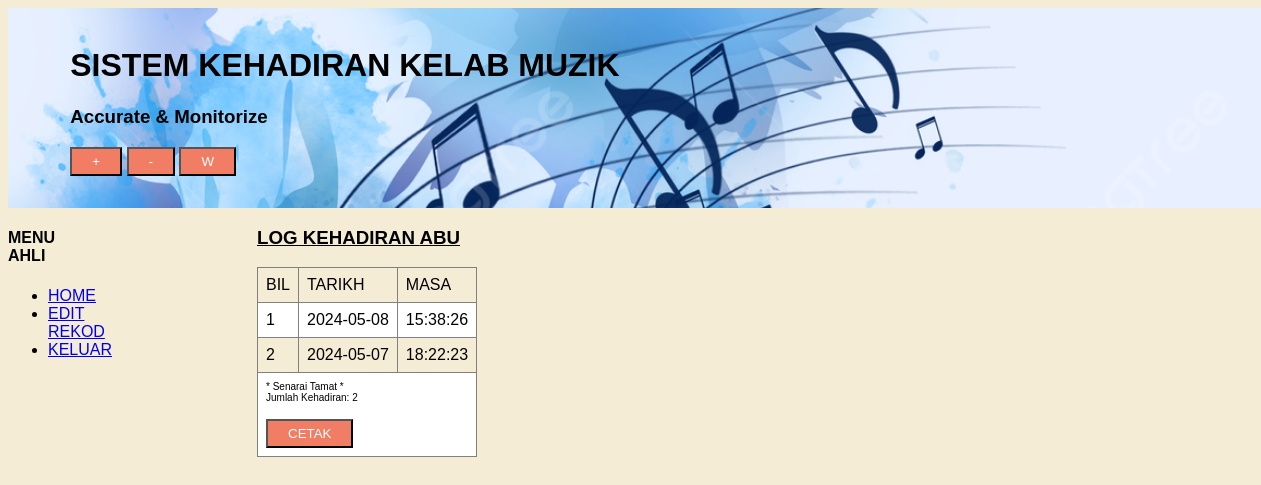
Page /log.php (signed in) on the committed database.
### tables this page shows
CREATE TABLE `hadir` (
  `bil` int(15) NOT NULL,
  `masa` time DEFAULT NULL,
  `tarikh` date DEFAULT NULL,
  `nomKp` varchar(12) DEFAULT NULL
);

### log.php (the view)
<?php
include 'header.php';
$KP=$_SESSION['user'];
?>
<html>
<div id="menu">
<?php include 'menu.php'; ?>
</div>
<div id="printarea">
<div id="isi">
<h3><u>LOG KEHADIRAN
<?php echo strtoupper ($_SESSION['nama']);?>
</u></h3>
<table border=1 >
<tr>
<td>BIL</td>
<td>TARIKH</td>
<td>MASA</td>
</tr>
<?php
$no=1;
$data1=mysqli_query($con,"
SELECT * FROM hadir WHERE nomKP='$KP'
ORDER BY Tarikh DESC");
while ($info1=mysqli_fetch_array($data1)){
?>
<tr>
<td><?php echo $no; ?></td>
<td><?php echo $info1['tarikh']; ?></td>
<td><?php echo $info1['masa']; ?></td>
</tr>
<?php $no++; } ?>
<tr>
<td colspan="3" align="center">
<font style='font-size:10px'>
* Senarai Tamat *<br />Jumlah Kehadiran:
<?php echo $no-1; ?>
</font>
<p><button onclick="javascript:window.print()">
CETAK</button></p>
</td>
</tr>
</table>
</div></div>
</html>

### style.css (style rules this page uses)
#menu { width: 20%; left: 1%; float: left; }
#isi { width: 80%; float: left; overflow-wrap: break-word; }
button { background-color:#f17d64; color:white; padding:5px 20px; display: inline-block; }
table { border-collapse: collapse; width: auto; table-layout: fixed; }
th, td { text-align: left; padding: 8px; }
tr:nth-child(even) { background-color: white; }
html { font-family: "Lucida Sans", sans-serif; }

### rows in the picture
hadir: tarikh "2024-05-08", masa "15:38:26"
hadir: tarikh "2024-05-07", masa "18:22:23"

### other values in the picture
$namasys1 "SISTEM KEHADIRAN KELAB MUZIK"
$motto "Accurate & Monitorize"
$_SESSION['nama'] "ABU"
$no-1 "2"
